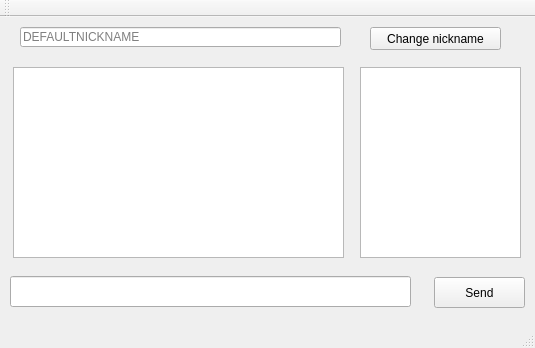
<?xml version="1.0" encoding="UTF-8"?>
<ui version="4.0">
 <class>MainWindow</class>
 <widget class="QMainWindow" name="MainWindow">
  <property name="geometry">
   <rect>
    <x>0</x>
    <y>0</y>
    <width>535</width>
    <height>348</height>
   </rect>
  </property>
  <property name="windowTitle">
   <string>MainWindow</string>
  </property>
  <widget class="QWidget" name="centralWidget">
   <widget class="QTextEdit" name="chat_log">
    <property name="geometry">
     <rect>
      <x>13</x>
      <y>50</y>
      <width>331</width>
      <height>191</height>
     </rect>
    </property>
    <property name="readOnly">
     <bool>true</bool>
    </property>
   </widget>
   <widget class="QListWidget" name="listWidget">
    <property name="geometry">
     <rect>
      <x>360</x>
      <y>50</y>
      <width>161</width>
      <height>191</height>
     </rect>
    </property>
   </widget>
   <widget class="QLineEdit" name="message_edit">
    <property name="geometry">
     <rect>
      <x>10</x>
      <y>259</y>
      <width>401</width>
      <height>31</height>
     </rect>
    </property>
   </widget>
   <widget class="QPushButton" name="send_btn">
    <property name="geometry">
     <rect>
      <x>434</x>
      <y>260</y>
      <width>91</width>
      <height>31</height>
     </rect>
    </property>
    <property name="text">
     <string>Send</string>
    </property>
   </widget>
   <widget class="QLineEdit" name="nickname_edit">
    <property name="geometry">
     <rect>
      <x>20</x>
      <y>10</y>
      <width>321</width>
      <height>20</height>
     </rect>
    </property>
    <property name="toolTip">
     <string>DEFAULT NICKNAME</string>
    </property>
    <property name="placeholderText">
     <string>DEFAULTNICKNAME</string>
    </property>
   </widget>
   <widget class="QPushButton" name="login_btn">
    <property name="geometry">
     <rect>
      <x>370</x>
      <y>10</y>
      <width>131</width>
      <height>23</height>
     </rect>
    </property>
    <property name="text">
     <string>Change nickname</string>
    </property>
   </widget>
  </widget>
  <widget class="QToolBar" name="mainToolBar">
   <attribute name="toolBarArea">
    <enum>TopToolBarArea</enum>
   </attribute>
   <attribute name="toolBarBreak">
    <bool>false</bool>
   </attribute>
  </widget>
  <widget class="QStatusBar" name="statusBar"/>
 </widget>
 <layoutdefault spacing="6" margin="11"/>
 <resources/>
 <connections/>
</ui>
